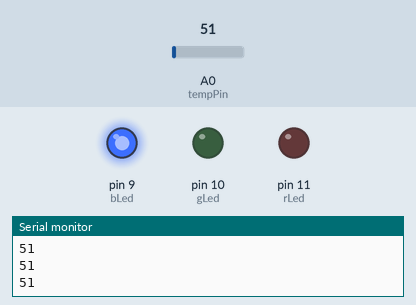
Bench run of a sketch on a simulated Arduino Uno, built with avr-gcc and run on an emulated ATmega328P. Shown: output pins drawn as LEDs (lit = HIGH), the last lines printed to the serial monitor. The inputs (shaded band) are chosen by the test bench; at power-on: A0 (tempPin) = 51.

Above: at 1.3 s.
1.4 s: A0 (tempPin) set to 55
At 2.4 s:
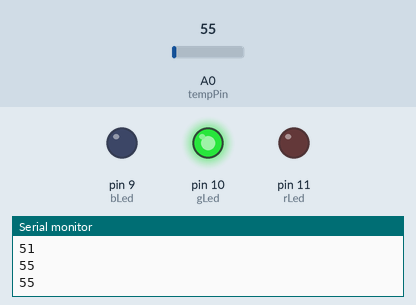
3.0 s: A0 (tempPin) set to 61
At 3.6 s:
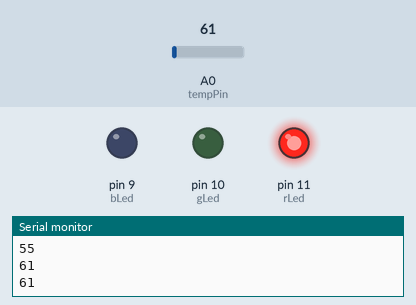
4.5 s: A0 (tempPin) set to 30
At 5.7 s:
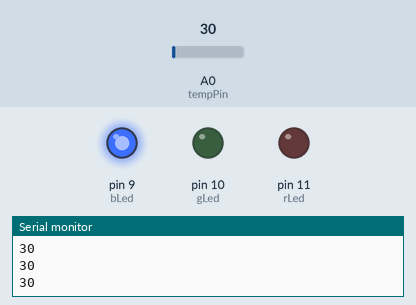
6.0 s: A0 (tempPin) set to 71
At 7.1 s:
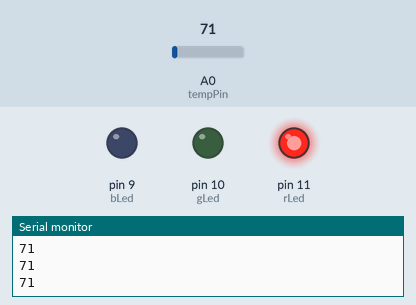
Timing chart, 0 to 8.5 s (numbered marks = the images above; inputs shaded):
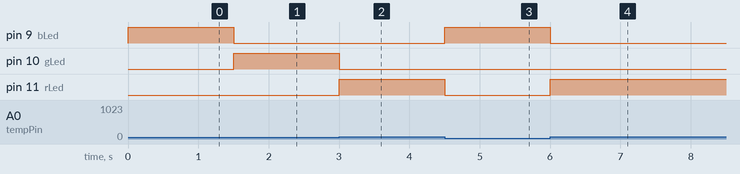

The sketch:

Temp.ino
```cpp
const int rLed = 11;
const int gLed = 10;
const int bLed = 9;
const int tempPin = 0;


const int lowerBound = 55;
const int upperBound = 56;

 int anaReading = 0;


void setup() {
  pinMode(rLed, OUTPUT);
  pinMode(gLed, OUTPUT);
  pinMode(bLed, OUTPUT);

  //Writing to serial

  Serial.begin(9600);
}

//reducing bulky code
void rgbWrite(bool r, bool g, bool b){
digitalWrite(rLed, r);
digitalWrite(gLed, g);
digitalWrite(bLed, b);

}
void loop() {
  anaReading = analogRead(tempPin);

if(anaReading < lowerBound){
rgbWrite(LOW, LOW, HIGH);
} else if(anaReading > upperBound){
  rgbWrite(HIGH, LOW, LOW);
} else{
  rgbWrite(LOW, HIGH, LOW);
}
Serial.println(anaReading);
delay(500);


}
```

Measured:
- the behaviour switches between 54 and 55 on A0 (tempPin) (found by bisection; images 0 and 1)
- after the input at 1.4 s, pin 9 (bLed): HIGH → LOW after 0.10 s; pin 10 (gLed): LOW → HIGH after 0.10 s
- after the input at 3.0 s, pin 10 (gLed): HIGH → LOW at once; pin 11 (rLed): LOW → HIGH at once
- after the input at 4.5 s, pin 9 (bLed): LOW → HIGH at once; pin 11 (rLed): HIGH → LOW at once
- after the input at 6.0 s, pin 9 (bLed): HIGH → LOW at once; pin 11 (rLed): LOW → HIGH at once
